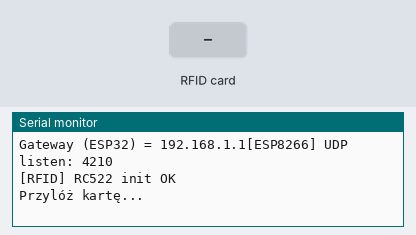
A sketch run on a simulated ESP8266 (NodeMCU). Parts: the last lines printed to the serial monitor. The test bench sets the inputs (shaded band). WiFi joins after 1.5 s; servers stay silent unless stated.

Above: at 3.0 s.
3.1 s: RFID card 12 34 56 78 held to the reader
At 3.6 s:
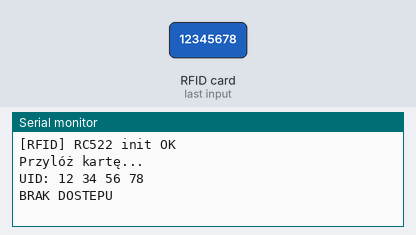
4.6 s: RFID card B5 57 CF 06 held to the reader
At 5.8 s:
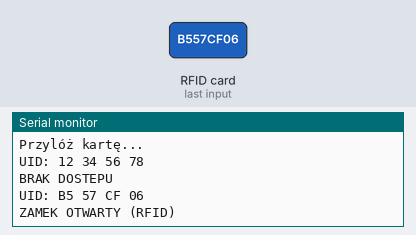
6.1 s: RFID card 5E 7A 19 C4 held to the reader
At 7.0 s:
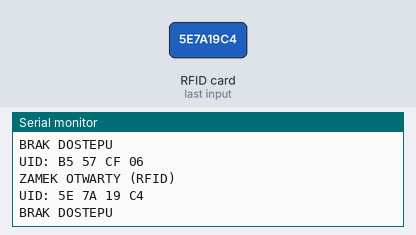

Measured:
- after the input at 3.1 s, the serial monitor: prints a new line at once (image 1)
- after the input at 4.6 s, the serial monitor: prints a new line at once (image 2)
- after the input at 6.1 s, the serial monitor: prints a new line at once (image 3)

The sketch:

ESP8266_RFID.ino
```cpp
#include <Arduino.h>
#include <ESP8266WiFi.h>
#include <WiFiUdp.h>
#include <SPI.h>
#include <MFRC522.h>

const char* ssid = "SEJF_CAM";
const char* pass = "12345678";

WiFiUDP udp;
const uint16_t UDP_PORT = 4210;

IPAddress esp32_ip = WiFi.gatewayIP();

enum Msg : uint8_t {
  MSG_PIN_OK   = 1,
  MSG_RFID_OK  = 2,
  MSG_RFID_BAD = 3
};

static void sendToEsp32(Msg msg) {
  uint8_t b = (uint8_t)msg;
  for (int i = 0; i < 3; i++) {
    udp.beginPacket(esp32_ip, UDP_PORT);
    udp.write(&b, 1);
    udp.endPacket();
    delay(20);
  }
}

#define SS_PIN   D8
#define RST_PIN  D4
MFRC522 mfrc522(SS_PIN, RST_PIN);

const byte allowed[][4] = { {0xB5, 0x57, 0xCF, 0x06} };
const int allowedCount = sizeof(allowed)/sizeof(allowed[0]);

bool uidMatches(const byte* uid) {
  for (int i=0;i<allowedCount;i++){
    bool ok=true;
    for(int j=0;j<4;j++){
      if(allowed[i][j]!=uid[j]){ ok=false; break; }
    }
    if(ok) return true;
  }
  return false;
}

void sendEventToEsp32(uint8_t msg) {
  for (int i=0;i<3;i++) {
    udp.beginPacket(esp32_ip, UDP_PORT);
    udp.write(&msg, 1);
    udp.endPacket();
    delay(20);
  }
}

void unlock(const char* reason) {
  Serial.print("ZAMEK OTWARTY (");
  Serial.print(reason);
  Serial.println(")");
}

void handleUdp() {
  int p = udp.parsePacket();
  if (p <= 0) return;

  uint8_t b=0;
  udp.read(&b, 1);
  if (b == MSG_PIN_OK) unlock("PIN z ESP32");
}

void setup() {
  Serial.begin(115200);
  delay(300);

  WiFi.setSleep(false);

  WiFi.mode(WIFI_STA);
  WiFi.begin(ssid, pass);
  while (WiFi.status() != WL_CONNECTED) delay(300);
  esp32_ip = WiFi.gatewayIP();
  Serial.print("Gateway (ESP32) = ");
  Serial.print(esp32_ip);

  udp.begin(UDP_PORT);
  Serial.printf("[ESP8266] UDP listen: %u\n", UDP_PORT);

  SPI.begin();
  mfrc522.PCD_Init();
  Serial.println("[RFID] RC522 init OK");
  Serial.println("Przylóż kartę...");
}

void loop() {
  static unsigned long last = 0;
  if (millis() - last > 1000) {
    last = millis();
    WiFi.RSSI();
  }

  handleUdp();

  if (!mfrc522.PICC_IsNewCardPresent()) return;
  if (!mfrc522.PICC_ReadCardSerial()) return;

  Serial.print("UID: ");
  for (byte i=0;i<mfrc522.uid.size;i++) Serial.printf("%02X ", mfrc522.uid.uidByte[i]);
  Serial.println();

  bool ok = (mfrc522.uid.size >= 4) && uidMatches(mfrc522.uid.uidByte);

  if (ok) {
    unlock("RFID");
    sendToEsp32(MSG_RFID_OK);
  } else {
    Serial.println("BRAK DOSTEPU");
    sendToEsp32(MSG_RFID_BAD);
  }

  mfrc522.PICC_HaltA();
  mfrc522.PCD_StopCrypto1();
  delay(300);
}
```
